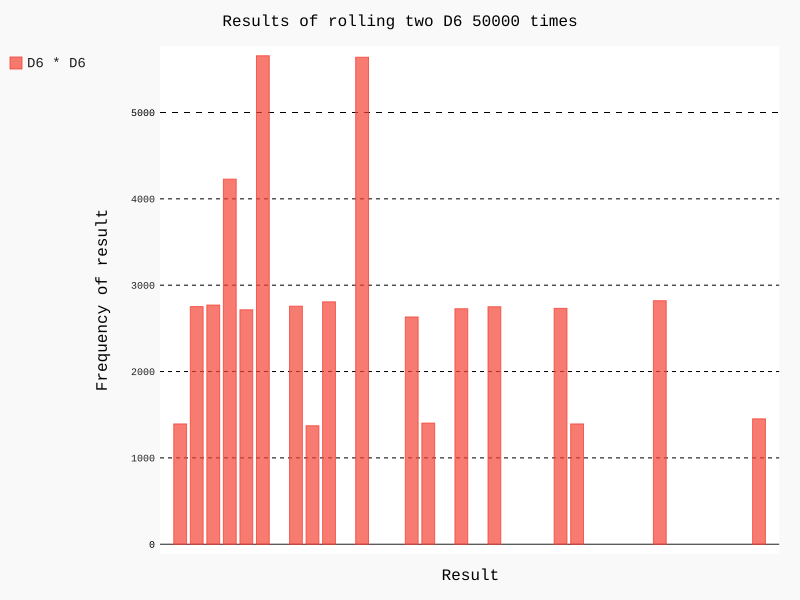

Source code (Python):
from die import Die
import pygal

# 创建一个D6
die_1 = Die()
die_2 = Die()

print(die_1.roll())

# 投掷几次骰子，并将结果存储一个列表中
results = [die_1.roll() * die_2.roll() for roll_num in range(50000)]

# 分析结果
frequencies = []
max_result = die_1.num_sides * die_2.num_sides
for value in range(1, max_result + 1):
    frequency = results.count(value)
    frequencies.append(frequency)

# 对结果进行可视化
hist = pygal.Bar()
hist.title = "Results of rolling two D6 50000 times"


# 自动生成标签
hist.x_lables = (str(i) for i in range(1, max_result + 1))

# 设置表头
hist.x_title = "Result"
hist.y_title = "Frequency of result"

# 输出文件
hist.add('D6 * D6', frequencies)
hist.render_to_file('die_visual.svg')

# print(frequencies)
